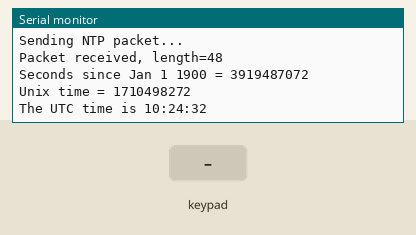
The sketch below on a simulated ESP8266 (NodeMCU). Shown: the last lines printed to the serial monitor. The inputs (shaded band) are chosen by the test bench. WiFi joins after 1.5 s; servers stay silent unless stated; uploads are accepted with an empty reply; the Firebase database answers and starts empty.

Above: at 3.7 s.
3.8 s: key '*' pressed
At 5.0 s:
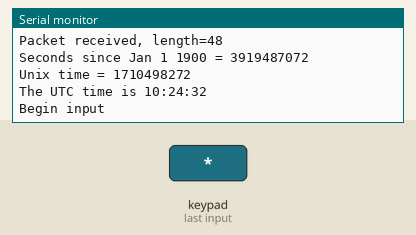
5.3 s: keypad keys 5 4 0 2 # pressed 0.4 s apart
At 8.0 s:
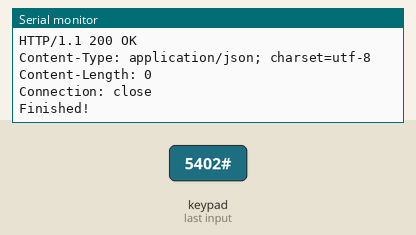
Timing chart, 0 to 9.5 s (numbered marks = the images above; inputs shaded):
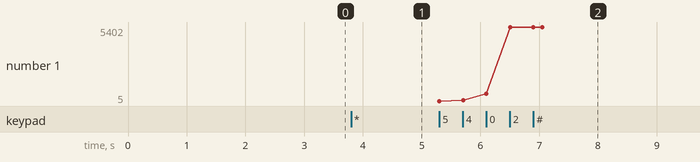

Measured:
- after the input at 3.8 s, the serial monitor: prints a new line at once (image 1)
- after the input at 5.3 s, the serial monitor: prints a new line at once (image 2)

The sketch:

smart-lock-esp.ino
```cpp
#include <ESP8266WiFi.h>
#include <WiFiUdp.h>
#include <WiFiClient.h>
#include <Keypad.h>
#include <FirebaseArduino.h>

#define WIFI_SSID "SSID"
#define WIFI_PASSWORD "stdio_vn"

#define FIREBASE_HOST "smart-lock-70150.firebaseio.com"
#define FIREBASE_AUTH ""

#define DEVICE_UNIQUE_ID "eoBEboSRFfU:APA91bEueuJj58k1SmRMJ3JPC0SW059wfNBPMo55e8nFViIVVWCmgzoov1zgJZi4E9Qt6oe_rvCU1QebLCZv3bYBU1XnTSEcxIVIP43eWYsNEtLxpaTF4wolJtvp11Qn5rjsz7H-0l6r"
#define FCM_KEY "AAAAFcYf74U:APA91bGOgaiDjXR5iAc-YdSDu3-4jMfY5WClIhG5V7BoDoL2CQZ4dqTxU399FNRQBJRB9zi0kFzmDGGeGp4nQxjroKTdr_Pju7bzDPXi0cRrmvwt2hbAovrf48x_0cY_5lgrACDEKa6jFRF7bBc9Kx6Ot-we1pA_ew"
#define FCM_SERVER "fcm.googleapis.com"

const int NTP_PACKET_SIZE = 48;
byte packetBuffer[NTP_PACKET_SIZE];
unsigned long unixTimestamp = 0;
WiFiUDP udp;
WiFiClient client;

//Set for matrix key 4x4
#define ROWS 4
#define COLUMNS 4

char keys[ROWS][COLUMNS] = {
                              {'1', '2', '3', 'A'},
                              {'4', '5', '6', 'B'},
                              {'7', '8', '9', 'C'},
                              {'*', '0', '#', 'D'},
                           };
byte rowPins[ROWS] = {5, 4, 0, 2};
byte columnPins[COLUMNS] = {14, 12, 13, 15};
Keypad keypad = Keypad(makeKeymap(keys), rowPins, columnPins, ROWS, COLUMNS);

bool pinInputing = false;
String inputPin = "";

void setup() {
  Serial.begin(9600);

  // connect to wifi.
  WiFi.begin(WIFI_SSID, WIFI_PASSWORD);
  Serial.print("Connecting");
  while (WiFi.status() != WL_CONNECTED) {
    Serial.print(".");
    delay(100);
  }
  Serial.println();
  Serial.print("Connected: ");
  Serial.println(WiFi.localIP());

  syncGlobalTime();

  // Init Firebase
  Firebase.begin(FIREBASE_HOST, FIREBASE_AUTH);
}

void loop() {
  char temp = keypad.getKey();
  if ((int)keypad.getState() ==  PRESSED)
  {
    if (temp == '*')
    {
      Serial.println("Begin input");
      pinInputing = true;
      inputPin = "";
    }
    else if (pinInputing && temp >= '0' && temp <= '9')
    {
      inputPin += temp;
      Serial.println(inputPin);
    }
    else if (pinInputing && temp == '#')
    {
      Serial.println("End input");
      Serial.println(inputPin);

      String doorPin = Firebase.getString("system/door_pin");
      Serial.println("-----");
      Serial.println(inputPin);
      Serial.println(doorPin);
      Serial.println("-----");

      StaticJsonBuffer<256> jsonBuffer;
      JsonObject& data = jsonBuffer.createObject();

      String message = "Door open: ";
      if (doorPin == inputPin)
      {
        Serial.println("CORRECT");
        data["status"] = "success";
      }
      else
      {
        Serial.println("INCORRECT");
        data["status"] = "failure";
      }
      data["timestamp"] = (String) (unixTimestamp + millis() / 1000);
      Firebase.push("system/tracking", data);
      sendPushNotification(data["timestamp"]);
      pinInputing = false;
    }
  }
}

void syncGlobalTime()
{
  unsigned int localPort = 2390;
  IPAddress timeServerIP;
  const char* ntpServerName = "time.nist.gov";

  WiFiClient client;

  Serial.println("Starting UDP");
  udp.begin(localPort);
  Serial.print("Local port: ");
  Serial.println(udp.localPort());

  WiFi.hostByName(ntpServerName, timeServerIP);

  sendNTPpacket(timeServerIP);
  delay(1000);
  int cb = udp.parsePacket();
  while(!cb)
  {
    Serial.println("No packet yet. Retry!");
    sendNTPpacket(timeServerIP);
    delay(1000);
    cb = udp.parsePacket();
  }

  Serial.print("Packet received, length=");
  Serial.println(cb);
  udp.read(packetBuffer, NTP_PACKET_SIZE);

  //the timestamp starts at byte 40 of the received packet and is four bytes,
  // or two words, long. First, esxtract the two words:
  unsigned long highWord = word(packetBuffer[40], packetBuffer[41]);
  unsigned long lowWord = word(packetBuffer[42], packetBuffer[43]);
  // combine the four bytes (two words) into a long integer
  // this is NTP time (seconds since Jan 1 1900):
  unsigned long secsSince1900 = highWord << 16 | lowWord;
  Serial.print("Seconds since Jan 1 1900 = " );
  Serial.println(secsSince1900);

  // now convert NTP time into everyday time:
  Serial.print("Unix time = ");
  // Unix time starts on Jan 1 1970. In seconds, that's 2208988800:
  const unsigned long seventyYears = 2208988800UL;
  // subtract seventy years:
  unsigned long epoch = secsSince1900 - seventyYears;
  // print Unix time:
  Serial.println(epoch);
  unixTimestamp = epoch;

  // print the hour, minute and second:
  Serial.print("The UTC time is ");       // UTC is the time at Greenwich Meridian (GMT)
  Serial.print((epoch  % 86400L) / 3600); // print the hour (86400 equals secs per day)
  Serial.print(':');
  if ( ((epoch % 3600) / 60) < 10 ) {
    // In the first 10 minutes of each hour, we'll want a leading '0'
    Serial.print('0');
  }
  Serial.print((epoch  % 3600) / 60); // print the minute (3600 equals secs per minute)
  Serial.print(':');
  if ( (epoch % 60) < 10 ) {
    // In the first 10 seconds of each minute, we'll want a leading '0'
    Serial.print('0');
  }
  Serial.println(epoch % 60); // print the second
}

// send an NTP request to the time server at the given address
unsigned long sendNTPpacket(IPAddress& address)
{
  Serial.println("Sending NTP packet...");
  // set all bytes in the buffer to 0
  memset(packetBuffer, 0, NTP_PACKET_SIZE);
  // Initialize values needed to form NTP request
  // (see URL above for details on the packets)
  packetBuffer[0] = 0b11100011;   // LI, Version, Mode
  packetBuffer[1] = 0;     // Stratum, or type of clock
  packetBuffer[2] = 6;     // Polling Interval
  packetBuffer[3] = 0xEC;  // Peer Clock Precision
  // 8 bytes of zero for Root Delay & Root Dispersion
  packetBuffer[12]  = 49;
  packetBuffer[13]  = 0x4E;
  packetBuffer[14]  = 49;
  packetBuffer[15]  = 52;

  // all NTP fields have been given values, now
  // you can send a packet requesting a timestamp:
  udp.beginPacket(address, 123); //NTP requests are to port 123
  udp.write(packetBuffer, NTP_PACKET_SIZE);
  udp.endPacket();
}

void sendPushNotification(const String& message) {
  String data = "{" ;
  data = data + "\"to\": \"" + DEVICE_UNIQUE_ID + "\"," ;
  data = data + "\"notification\": {" ;
  data = data + "\"body\": \"" + message + "\"," ;
  data = data + "\"title\" : \"Alarm\" " ;
  data = data + "} }" ;

  Serial.println("Send data...");
  if (client.connect(FCM_SERVER, 80)) {
    Serial.println("Connected to the server..");
    client.println("POST /fcm/send HTTP/1.1");
    client.println(((String)"Authorization: key=") + FCM_KEY);
    client.println("Content-Type: application/json");
    client.println("Host: fcm.googleapis.com");
    client.print("Content-Length: ");
    client.println(data.length());
    client.print("\n");
    client.print(data);
  }
  Serial.println("Data sent...Reading response..");
  while (client.available()) {
   char c = client.read();
   Serial.print(c);
  }
  Serial.println("Finished!");
  client.flush();
  client.stop();
}
```
